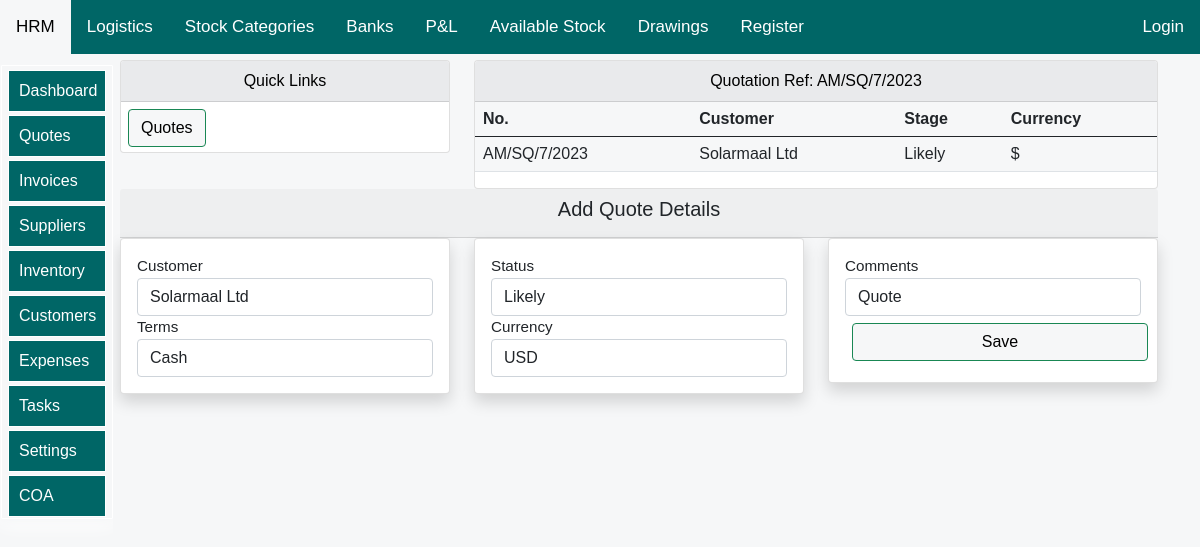
Screenshot of /Add-Quote-Details/7/ with the database file from the repository.
### allifmaalapp/models.py (models this page shows)
class AllifmaalQuotesModel(models.Model):
    paymentTerms = [
    ('Cash', 'Cash'),
    ('Deposit', 'Deposit'),
    ('15 days', '15 days'),
    ('30 days', '30 days'),
    ('Other', 'Other'),
    ]
    Currency = [
    ('KES','KES'),
    ('$', 'USD'),
    ('£', 'EURO'),
    ]
    prospects = [
    ('Default', 'Default'),
    ('Likely', 'Likely'),
    ('Confirmed', 'Confirmed'),
    ('Closed', 'Closed'),
    ('Lost', 'Lost'),
    ]
    number = models.CharField(null=True, blank=True, max_length=20)
    customer= models.ForeignKey(AllifmaalCustomersModel,related_name="allifrelatcustquote",on_delete=models.SET_NULL,blank=True,null=True)
    terms = models.CharField(choices=paymentTerms, default='Cash', max_length=20)
    prospect = models.CharField(choices=prospects, default='Default', max_length=20)
    currency = models.CharField(choices=Currency, default='$', max_length=20)
    comments=models.CharField(blank=True,null=True,default='Quote',max_length=20)
    date=models.DateField(blank=True,null=True,auto_now_add=True)
    total=models.DecimalField(max_digits=10,blank=False,null=True,decimal_places=1,default=0)
    def __str__(self):
        return '{}'.format(self.number)

class AllifmaalCustomersModel(models.Model):
    Country = [
    ('Somalia', 'Somalia'),
     ('Somaliland', 'Somaliland'),
    ('Kenya', 'Kenya'),
     ('Other', 'Other'),
    ]
    name = models.CharField(null=True, blank=True, max_length=20)
    phone = models.CharField(null=True, blank=True, max_length=30)
    email= models.CharField(null=True, blank=True, max_length=100)
    country = models.CharField(choices=Country, blank=True, max_length=30)
    city= models.CharField(null=True, blank=True, max_length=30)
    address = models.CharField(null=True, blank=True, max_length=30)
    sales=models.DecimalField(max_digits=10,blank=False,null=True,decimal_places=1,default=0)
    balance=models.DecimalField(max_digits=10,blank=False,null=True,decimal_places=1,default=0)
    turnover=models.DecimalField(max_digits=10,blank=False,null=True,decimal_places=1,default=0)
    contact = models.CharField(null=True, blank=True, max_length=30)
    def __str__(self):
        return '{}'.format(self.name)

### allifmaalapp/views.py (the view)
# urls.py: path('Add-Quote-Details/<int:pk>/', views.add_allifmaal_Quote_details, name="add_allifmaal_Quote_details"),
def add_allifmaal_Quote_details(request,pk):
    title="Quote Details "
    try:
        Quote_id=AllifmaalQuotesModel.objects.get(id=pk)
        ourid=Quote_id.id
    except:
        messages.error(request, 'Something went wrong and could not get the Quote')
        return redirect('allifmaalapp:allifmaal_quotes')
    Quote_Items = AllifmaalQuoteItemsModel.objects.filter(allifquoteitemconnector=Quote_id)#this line helps to
    Qte_id= get_object_or_404(AllifmaalQuotesModel, id=pk)#this helps to fill that select field and invoice fields and content
    form=AddAllifmaalQuoteDetailsForm(instance=Quote_id)
    if request.method == 'POST':
        form=AddAllifmaalQuoteDetailsForm(request.POST,request.FILES,instance=Quote_id)
        if form.is_valid():
            form.save()
            return redirect('allifmaalapp:add_allifmaal_quote_items',pk=ourid)
    context={
        "form":form,
        "Quote_Items":Quote_Items,
        "Quote_id":Quote_id,
        "title":title,
    }
    return render(request,'allifmaalapp/quotes/quote-details.html',context)

### allifmaalapp/forms.py
class AddAllifmaalQuoteDetailsForm(forms.ModelForm):
    class Meta:
        model = AllifmaalQuotesModel
        fields = ['customer','terms','prospect','currency','comments']
        widgets={
            'comments':forms.TextInput(attrs={'class':'form-control'}),
            'customer':forms.Select(attrs={'class':'form-control'}),
            'terms':forms.Select(attrs={'class':'form-control'}),
            'prospect':forms.Select(attrs={'class':'form-control'}),
            'currency':forms.Select(attrs={'class':'form-control'}),
        }

### allifmaalapp/templates/allifmaalapp/quotes/quote-details.html (shortened to what this page needs)
{% extends 'allifmaalapp/bases/allifbase.html'%}
{% load static %}
{% load crispy_forms_tags %}
{% block style %}
<link href="{% static 'css/bootstrap.min.css' %}" rel="stylesheet">
<link rel="stylesheet" href="https://use.fontawesome.com/releases/v5.15.2/css/all.css"
>
<link href="{% static 'js/jquery-ui-1.12.1/jquery-ui.min.css' %}" rel="stylesheet">
<link href="{% static 'js/jquery-ui-1.12.1/jquery-ui.structure.min.css' %}" rel="stylesheet">
<link href="{% static 'js/jquery-ui-1.12.1/jquery-ui.theme.min.css' %}" rel="stylesheet">
   {%endblock%}
   {% block body %}
<div class="container">
    <div class="row mt-12" >
        <div class="col-md-4">
            <div class="card">
                <div id="allif-section-headers" class="card-header ">
                   Quick Links
                </div>
                <div >
                <a  href="{% url 'allifmaalapp:allifmaal_quotes' %}">
                    <button id="allif-link-buttons" type="button" class="btn btn-success mybuttonlinks " >
                        Quotes</button></a>
                    </div>
            </div>
        </div>
    <div class="col-md-8">
        <div class="card">
            <div id="allif-section-headers" class="card-header">
                Quotation Ref: {{Quote_id}}
            </div>
            <div class="col-md-12">
            <table class="table">
            <thead>
            <tr>
            <th>No.</th>
            <th>Customer</th>
            <th>Stage</th>
            <th>Currency</th>
            </tr>
        </thead>
        <tbody>
        <tr>
        <td>
        {{Quote_id}}
        </td>
       <td>
        {{Quote_id.customer}}
       </td>
       <td>
        {{Quote_id.prospect}}
       </td>
       <td>
        {{Quote_id.currency}}
       </td>
        </tr>
        </tbody>
        </table>
        </div></div></div>
    <form method='POST' action=''>{% csrf_token %}
      <div class="col-md-12">
          <div class="card-header text-center" >
              <h5>Add Quote Details</h5>
          </div>
          <div class="row">
              <div class="col-md-4">
                  <div class="card my-card shadow text-left p-3">
                  <label>Customer</label> {{form.customer}}
                  <label>Terms</label>{{form.terms}}
                  </div>
              </div>
              <div class="col-md-4">
                  <div class="card my-card shadow text-left p-3">
                  <label>Status</label> {{form.prospect}}
                  <label>Currency</label> {{form.currency}}
                  </div>
              </div>
              <div class="col-md-4">
                  <div class="card my-card shadow text-left p-3">
                  <label>Comments</label> {{form.comments}}
                  <input type="submit" value='Save' id="allif-link-buttons" class="btn btn-success mybuttonlinks" style="width:100%;">
                  </div>
              </div>
          </div>
      </div>
      </form>
</div>
   {% endblock %}

### allifmaalapp/templates/allifmaalapp/quotes/quote-details.html (style rules this page uses)
body { font-size: 2rem; opacity: 1; position:sticky; overflow: auto; text-align: left; max-width: 100%; background-color: #F6F7F8; margin: auto; padding: auto; }
.container { background-color: #F6F7F8; }
table { background-color: #F6F7F8; }
.mybuttonlinks { margin-top: 7px; margin-left: 7px; margin-bottom: 5px; }
#allif-section-headers { background-color: #e9eaec; color: black; font-size: 16px; text-align: center; }
#allif-link-buttons { background-color: #F6F7F8; color: black; }
@media screen and (min-width:1000px) and (max-width:2000px) { .container { margin-top: 10px; display: block; font-size: 0.95rem; margin-left:auto ; margin-right: auto; margin: auto; padding-left: 90px; } }

### allifmaalapp/templates/allifmaalapp/bases/topnavbar.html (style rules this page uses)
body { margin: 0; font-family: Arial, Helvetica, sans-serif; }

### allifmaalapp/templates/allifmaalapp/bases/sidenavbar.html (style rules this page uses)
:root { --sidebar_font_size:1.0rem; }

### rows the page displays
AllifmaalQuotesModel: number "AM/SQ/7/2023", customer "Solarmaal Ltd", prospect "Likely", currency "$", terms "Cash", currency "USD", comments "Quote"
